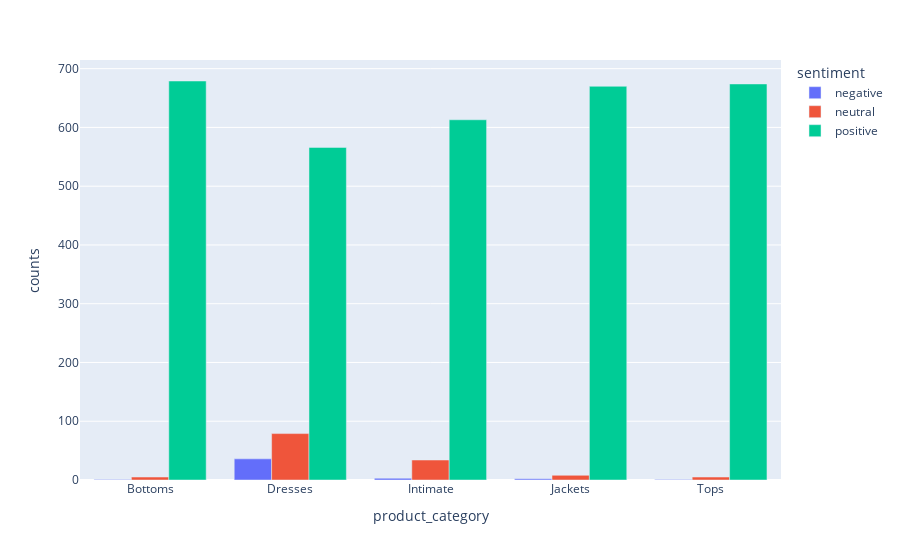

Notebook source saved alongside this figure:
### Code cell
px.bar(df, x='product_category', y='counts', color='sentiment', barmode='group')

### Figure 1 — Plotly figure (JSON) as saved in the notebook; plotly's stock layout.template omitted (floating-point values rounded to 4 significant figures)
{"data": [{"alignmentgroup": "True", "hovertemplate": "sentiment=negative<br>product_category=%{x}<br>counts=%{y}<extra></extra>", "legendgroup": "negative", "marker": {"color": "#636efa", "pattern": {"shape": ""}}, "name": "negative", "offsetgroup": "negative", "orientation": "v", "showlegend": true, "textposition": "auto", "type": "bar", "x": ["Bottoms", "Dresses", "Intimate", "Jackets", "Tops"], "xaxis": "x", "y": [1, 36, 3, 2, 1], "yaxis": "y"}, {"alignmentgroup": "True", "hovertemplate": "sentiment=neutral<br>product_category=%{x}<br>counts=%{y}<extra></extra>", "legendgroup": "neutral", "marker": {"color": "#EF553B", "pattern": {"shape": ""}}, "name": "neutral", "offsetgroup": "neutral", "orientation": "v", "showlegend": true, "textposition": "auto", "type": "bar", "x": ["Bottoms", "Dresses", "Intimate", "Jackets", "Tops"], "xaxis": "x", "y": [5, 79, 34, 8, 5], "yaxis": "y"}, {"alignmentgroup": "True", "hovertemplate": "sentiment=positive<br>product_category=%{x}<br>counts=%{y}<extra></extra>", "legendgroup": "positive", "marker": {"color": "#00cc96", "pattern": {"shape": ""}}, "name": "positive", "offsetgroup": "positive", "orientation": "v", "showlegend": true, "textposition": "auto", "type": "bar", "x": ["Bottoms", "Dresses", "Intimate", "Jackets", "Tops"], "xaxis": "x", "y": [679, 566, 613, 670, 674], "yaxis": "y"}], "layout": {"barmode": "group", "legend": {"title": {"text": "sentiment"}, "tracegroupgap": 0}, "margin": {"t": 60}, "xaxis": {"anchor": "y", "domain": [0, 1], "title": {"text": "product_category"}}, "yaxis": {"anchor": "x", "domain": [0, 1], "title": {"text": "counts"}}}}
